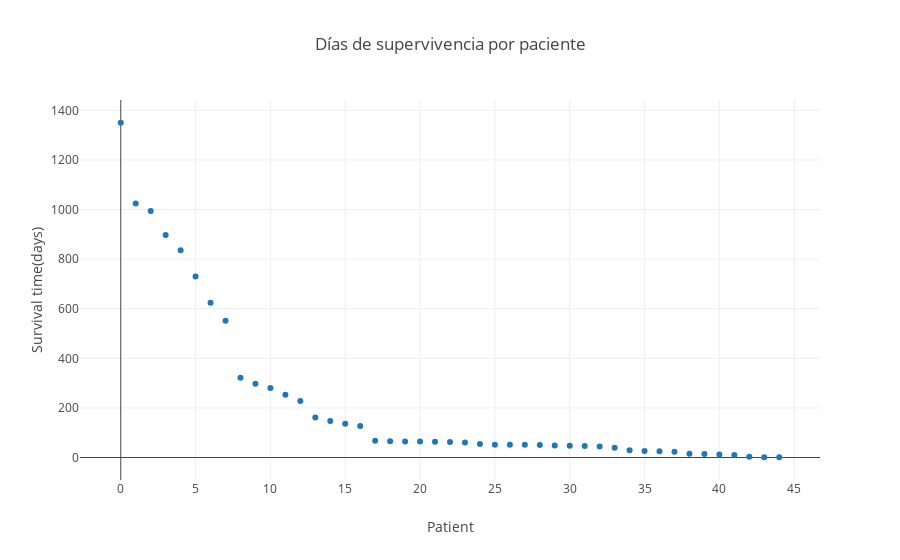

This figure's notebook cell:
### Code cell
#CON PLOTLY
data1 = [go.Scatter(y= sorted(survival)[::-1], mode= 'markers')]
layout = go.Layout(title='Días de supervivencia por paciente', xaxis=dict(title='Patient'),yaxis=dict(title='Survival time(days)'))
fig = go.Figure(data=data1,layout=layout)
iplot(fig, filename = 'Hist')

### Figure 1 — Plotly figure (JSON) as saved in the notebook; plotly's stock layout.template omitted (floating-point values rounded to 4 significant figures)
{"data": [{"mode": "markers", "type": "scatter", "uid": "1dfd6096-9e21-4664-8454-5926a05c79f8", "y": [1350, 1024, 994, 897, 836, 730, 624, 551, 322, 297, 280, 253, 228, 161, 147, 136, 127, 68, 66, 65, 65, 64, 63, 60, 54, 51, 51, 51, 50, 48, 47, 46, 44, 39, 29, 26, 25, 23, 15, 14, 12, 10, 3, 1, 1]}], "layout": {"title": {"text": "Días de supervivencia por paciente"}, "xaxis": {"title": {"text": "Patient"}}, "yaxis": {"title": {"text": "Survival time(days)"}}}}
